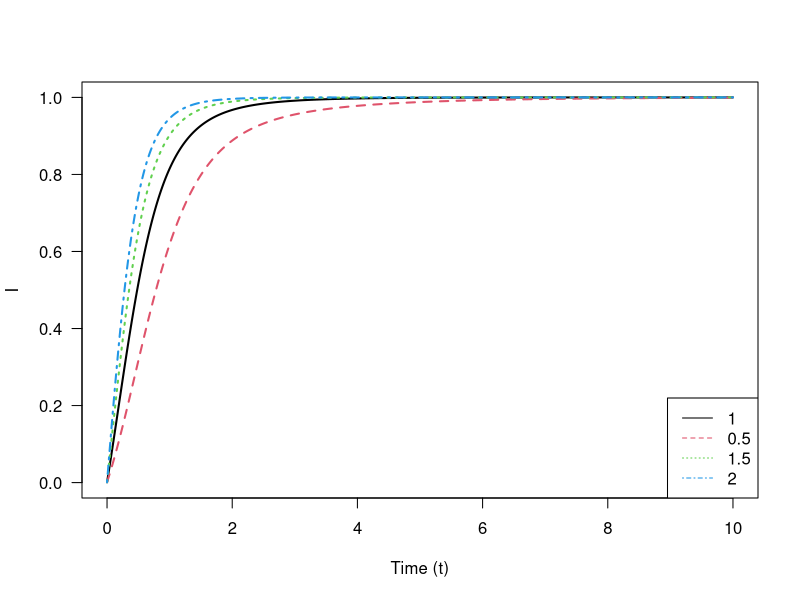

Generate this figure with R:
library(deSolve)
## Vector Field for SIR model
SIR.vector.field <- function(t, vars, parms) {
  ##SIR.vector.field <- function(t, vars=c(S=S,I=I,R=R,Q=Q,X=X), parms=c(R_0=R_0,gamma=gamma,delta=delta,mu=mu)) {
    with(as.list(c(parms, vars)), {
    dS <- -gamma*R_0*S*I - delta*S # dS/dt
    dQ <- gamma*R_0*S*I + delta*S # cumulative cases
    dX <- gamma*R_0*S*I #cumulative normally infected cases
    dI <- dQ - gamma*I # dI/dt
    dR <- gamma*I #dR/dt
    vec.fld <- c(dS=dS, dI=dI, dR=dR, dQ=dQ, dX=dX)
    return(list(vec.fld)) # ode() requires a list
  })
}

draw.soln <- function(ic=c(S=1,I=0,R=0,Q=0,X=0), tmax=1,
                      times=seq(0,tmax,by=tmax/500),
                      func, parms, ... ) {
  soln <- ode(ic, times, func, parms)
  lines(times, soln[,"Q"], lwd=2,... )
  return(invisible(as.data.frame(soln)))
}

## Plot solutions of the SIR model
tmax <- 10 # end time for numerical integration of the ODE
## draw box for plot:
plot(0,0,xlim=c(0,tmax),ylim=c(0,1),
     type="n",xlab="Time (t)",ylab="I",las=1)
## initial conditions:
I0 <- 0.001
S0 <- 1 - I0
R0 <- 1 - I0 - S0
Q0 <- I0
X0 <- Q0
## draw solutions for several values of parameter R_0:
vary_delta <- c(1,0.5,1.5,2)

for (i in 1:length(vary_delta)) {
  draw.soln(ic=c(S=S0,I=I0,R=R0,Q=Q0,X=X0), tmax=tmax,
            func=SIR.vector.field,
            parms=c(R_0=2,gamma=1,delta=vary_delta[i],mu=0.1),
            col=i,
            lty=i # use a different line style for each solution
  )
}
legend("bottomright",legend=vary_delta,col=1:length(vary_delta),lty=1:length(vary_delta))
